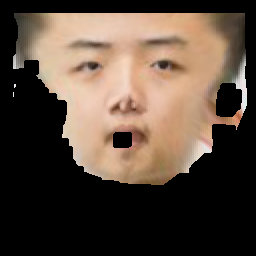
#> input picture Data/mask/KTL_texture_2.png, 256 x 256 px
$ python image_test.py
#> lines starting #> are read from the running program, lines starting #| are printed output that depends on the picture; after the words box and inside, x2 and y2 are one past the last pixel; in counts of white or black regions, pixels touching at a corner belong together
import cv2
import numpy as np
from time import time
from math import sqrt
from scipy import interpolate


def hsv2bgr(img):
    return cv2.cvtColor(img.clip(0, 255).astype(np.uint8), cv2.COLOR_HSV2BGR)

def display(img, name="Img", time=0, encode="BGR"):
    if not isinstance(img, np.ndarray):
        img = cv2.imread(img)
        encode = "BGR"
    if img.ndim == 3:
        img = img[..., [encode.find('B'), encode.find('G'), encode.find('R')]]  # to BGR
    cv2.imshow(name, img)
    cv2.waitKey(time)
    cv2.destroyAllWindows()


def m7():
    img_BGR = cv2.imread(r'Data/mask/KTL_texture_2.png')
#> img_BGR is the input picture: shape (256, 256, 3); mean B, G, R 59.8, 72, 87.7
    img_HSV = cv2.cvtColor(img_BGR, cv2.COLOR_BGR2HSV).astype(np.float64)
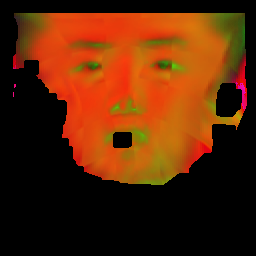
#> img_HSV: shape (256, 256, 3) float64; mean B, G, R 6.3, 37.1, 87.8
    avg_color = img_HSV[np.logical_and(img_HSV.sum(-1) > 10, img_HSV.sum(-1) < 700)].mean(0)
#> avg_color = [14.01, 82.56, 195.1]
    maskHSV = cv2.inRange(img_HSV, avg_color - np.array([10, 35, 35], dtype=np.float64),
                          avg_color + np.array([10, 25, 35], dtype=np.float64))
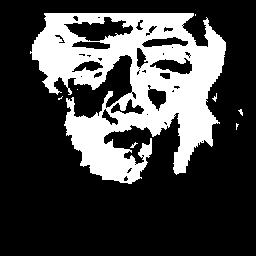
#> maskHSV: shape (256, 256); 26.5% white; 8 white regions (7 under 20 px), largest, box (x1, y1, x2, y2) and area: (30, 13, 226, 184) 17306
    for i in range(maskHSV.shape[0]):
        t = maskHSV[i].nonzero()[0].flatten()
        if t.size > 1:
            maskHSV[i, t[0]:t[-1]] = 255
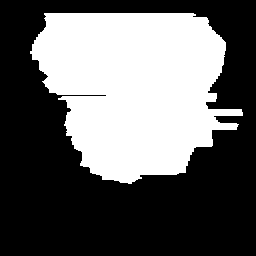
#> maskHSV: shape (256, 256); 39% white; 1 white region, box (x1, y1, x2, y2) and area: (30, 13, 243, 184) 25578
    masked_HSV = cv2.bitwise_and(img_HSV, img_HSV, mask=maskHSV)
    # set img
    new_img = masked_HSV.copy().astype(np.float32)
    left_edge = np.zeros(masked_HSV.shape[0], dtype=np.uint32)
#> left_edge = 256 values from 0 to 0
    right_edge = np.full(masked_HSV.shape[0], img_HSV.shape[1], dtype=np.uint32)
#> right_edge = 256 values from 256 to 256
    for _y in range(masked_HSV.shape[0]):
        t = np.argwhere(masked_HSV[_y].sum(-1) > 0).flatten()
        if t.size > 0:
            k = 4
            left_edge[_y] = np.min(t) + k
            right_edge[_y] = np.max(t) - k
            kind = "slinear"
            x_fit = np.concatenate(([left_edge[_y] // 2], np.arange(left_edge[_y], left_edge[_y] + k)), 0)
            y_fit = np.concatenate((avg_color.reshape(1, 3), new_img[_y, left_edge[_y]:left_edge[_y] + k, :]), 0)
            fl = interpolate.interp1d(x_fit, y_fit, kind=kind, axis=0, fill_value="extrapolate")
            x_fit = np.concatenate(
                ([(new_img.shape[1] + right_edge[_y]) // 2], np.arange(right_edge[_y] - k, right_edge[_y])), 0)
            y_fit = np.concatenate((avg_color.reshape(1, 3), new_img[_y, right_edge[_y] - k: right_edge[_y], :]), 0)
            fr = interpolate.interp1d(x_fit, y_fit, kind=kind, axis=0, fill_value="extrapolate")
            new_img[_y, left_edge[_y] // 2:left_edge[_y], :] = fl(np.arange(left_edge[_y] // 2, left_edge[_y])).clip(0,
                                                                                                                     255)
            new_img[_y, right_edge[_y]:(new_img.shape[1] + right_edge[_y]) // 2, :] = fr(
                np.arange(right_edge[_y], (new_img.shape[1] + right_edge[_y]) // 2)).clip(0, 255)
            new_img[_y, :left_edge[_y] // 2, :] = avg_color
            new_img[_y, (new_img.shape[1] + right_edge[_y]) // 2:, :] = avg_color
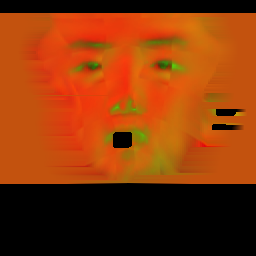
#> new_img: shape (256, 256, 3) float32; mean B, G, R 8.8, 54.8, 132.9
#> after the loop, left_edge = 256 values, max 132 at index 183, min 0 at index 0, mean 42.54; right_edge = 256 values, max 256 at index 0, min 127 at index 182, mean 221.4
    for _y in range(new_img.shape[0] - 1):
        for _x in reversed(range(0, left_edge[_y])):
            new_img[_y, _x] = 0.33 * new_img[_y - 1, _x] + 0.34 * new_img[_y, _x + 1] + 0.33 * new_img[
                _y + 1, _x]
        for _x in range(right_edge[_y], new_img.shape[1]):
            new_img[_y, _x] = 0.33 * new_img[_y - 1, _x] + 0.34 * new_img[_y, _x - 1] + 0.33 * new_img[
                _y + 1, _x]
    up_edge = np.zeros(img_HSV.shape[1], dtype=np.uint32)
#> up_edge = 256 values from 0 to 0
    down_edge = np.full(img_HSV.shape[1], img_HSV.shape[0], dtype=np.uint32)
#> down_edge = 256 values from 256 to 256
    for _x in range(img_HSV.shape[1]):
        t = np.argwhere(new_img[:, _x, :].sum(-1) > 0).flatten()
        if t.size > 0:
            k = 4
            up_edge[_x] = np.min(t) + k
            down_edge[_x] = np.max(t) - k
            k = 1
            kind = "slinear"
            x_fit = np.concatenate(([up_edge[_x] // 2], np.arange(up_edge[_x], up_edge[_x] + k)), 0)
            y_fit = np.concatenate((avg_color.reshape(1, 3), new_img[up_edge[_x]:up_edge[_x] + k, _x, :]), 0)
            fl = interpolate.interp1d(x_fit, y_fit, kind=kind, axis=0, fill_value="extrapolate")
            x_fit = np.concatenate(
                ([(new_img.shape[1] + down_edge[_x]) // 2], np.arange(down_edge[_x] - k, down_edge[_x])), 0)
            y_fit = np.concatenate((avg_color.reshape(1, 3), new_img[down_edge[_x] - k: down_edge[_x], _x, :]), 0)
            fr = interpolate.interp1d(x_fit, y_fit, kind=kind, axis=0, fill_value="extrapolate")
            new_img[up_edge[_x] // 2:up_edge[_x], _x, :] = fl(np.arange(up_edge[_x] // 2, up_edge[_x])).clip(0, 255)
            new_img[down_edge[_x]:(new_img.shape[0] + down_edge[_y]) // 2, _x, :] = fr(
                np.arange(down_edge[_x], (new_img.shape[0] + down_edge[_y]) // 2)).clip(0, 255)
            new_img[:up_edge[_x] // 2, _x, :] = avg_color
            new_img[(new_img.shape[0] + down_edge[_x]) // 2:, _x, :] = avg_color
#> this loop made 256 passes
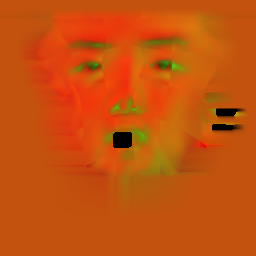
#> new_img: shape (256, 256, 3) float32; mean B, G, R 13.5, 82.2, 197.4
    for _x in range(new_img.shape[1] - 1):
        for _y in reversed(range(0, up_edge[_x])):
            new_img[_y, _x] = 0.33 * new_img[_y, _x - 1] + 0.34 * new_img[_y + 1, _x] + 0.33 * new_img[
                _y, _x + 1]
        for _y in range(down_edge[_x], new_img.shape[0]):
            new_img[_y, _x] = 0.33 * new_img[_y, _x - 1] + 0.34 * new_img[_y - 1, _x] + 0.33 * new_img[
                _y, _x + 1]
    out_img = new_img.round().clip(0, 255).astype(np.uint8)
    out_img_BGR = hsv2bgr(out_img)
#> in hsv2bgr, `return cv2.cvtColor(img.clip(0, 255).astype(np.uint8), cv2.COLOR_HSV2B..`:
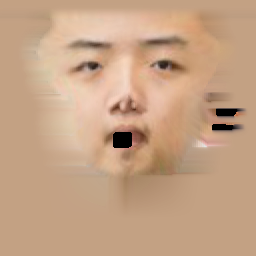
#> returned value: shape (256, 256, 3); mean B, G, R 133.1, 162.1, 197.4
    display(np.concatenate((img_BGR, hsv2bgr(masked_HSV), out_img_BGR), axis=1))
#> in display, `img = img[..., [encode.find('B'), encode.find('G'), encode.find('R')]]`:
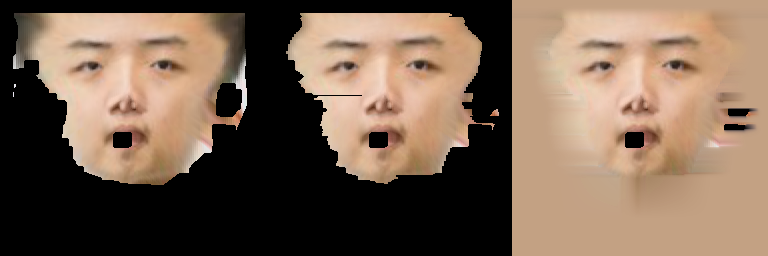
#> img: shape (256, 768, 3); mean of channels 0, 1, 2 81.9, 99.3, 121.3; drawn as B, G, R
    return


if __name__ == "__main__":
    m7()

$ run again, with Data/mask/0_texture.png copied over Data/mask/KTL_texture_2.png
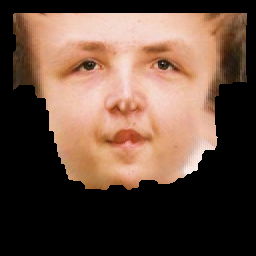
#> input picture Data/mask/0_texture.png, 256 x 256 px
#> in m7, img_BGR is the input picture: shape (256, 256, 3); mean B, G, R 62.6, 76.6, 101.8
#> avg_color = [10.57, 104.6, 207.3]
#> after the loop in m7, `for i in range(maskHSV.shape[0]):`:
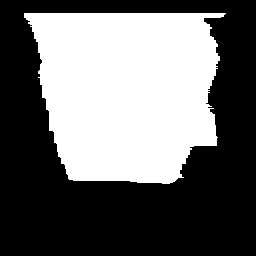
#> maskHSV: shape (256, 256); 41.6% white; 1 white region, box (x1, y1, x2, y2) and area: (24, 13, 226, 184) 27290
#> after the loop in m7, `for _y in range(masked_HSV.shape[0]):`: left_edge = 256 values, max 166 at index 183, min 0 at index 0, mean 34.49; right_edge = 256 values, max 256 at index 0, min 165 at index 183, mean 220.1
#> the loop in m7, `for _x in range(img_HSV.shape[1]):` made 256 passes
#> in display, `img = img[..., [encode.find('B'), encode.find('G'), encode.find('R')]]`:
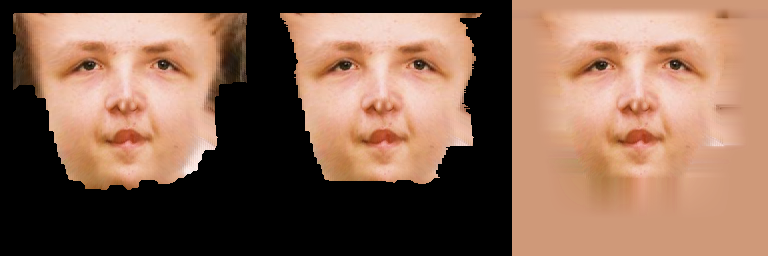
#> img: shape (256, 768, 3); mean of channels 0, 1, 2 83, 101.9, 136.1; drawn as B, G, R
